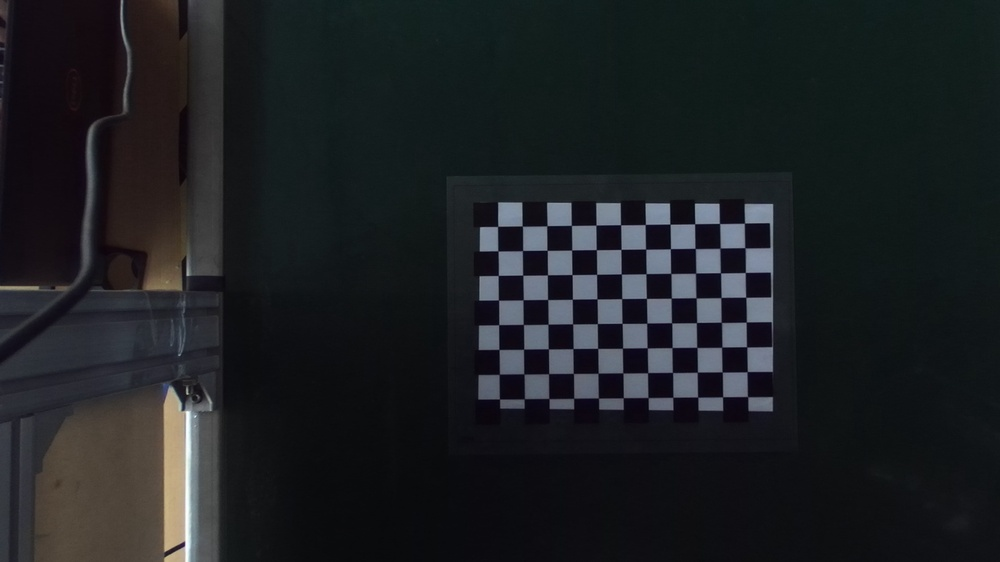
#> input picture chessimg_left.jpg, 1000 x 562 px, shrunk from 1920 x 1080 before the run, found by its file name
$ python stereo_perspective.py
#> lines starting #> are read from the running program, lines starting #| are printed output that depends on the picture; after the words box and inside, x2 and y2 are one past the last pixel; in counts of white or black regions, pixels touching at a corner belong together
# -*- coding: utf-8 -*-
"""
Created on Thu Apr 18 15:47:03 2019

@author: TOMATO
"""

import numpy as np
import cv2


ROWS=8
COLUMNS=11
SIZE=25

# [68 lines left out: function get_perspectivearr_binocular, not called in this run]


if __name__=="__main__":
    # [6 lines of commented-out code are left out]

    img_left=cv2.imread("d:/python_projects/plastic_bag/chessimg_left.jpg",-1)
#> img_left is the input picture: shape (562, 1000, 3); mean B, G, R 34.9, 32.1, 29
    img_right=cv2.imread("d:/python_projects/plastic_bag/chessimg_right.jpg",-1)
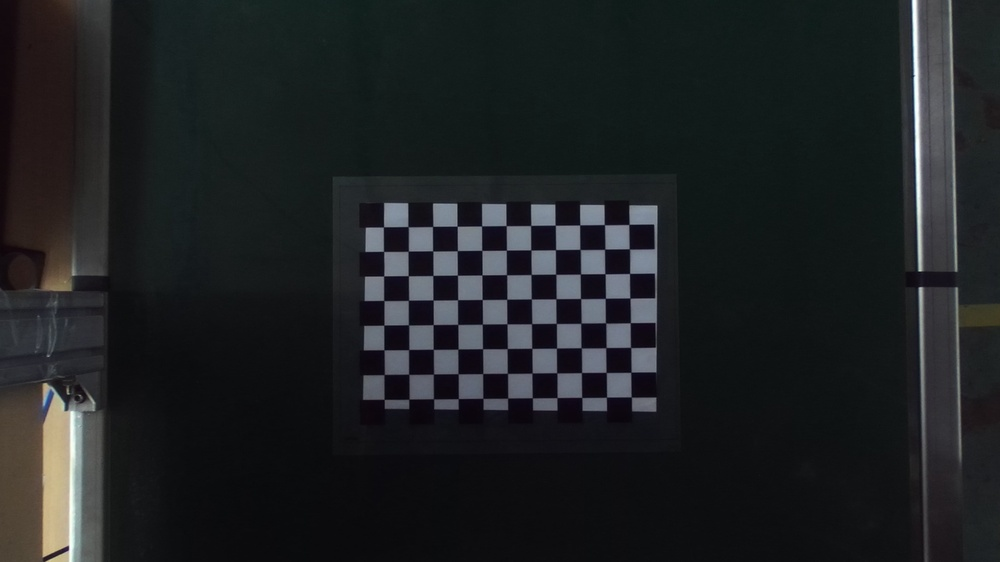
#> input picture chessimg_right.jpg, 1000 x 562 px, shrunk from 1920 x 1080 before the run, found by its file name
#> img_right is the input picture: shape (562, 1000, 3); mean B, G, R 35.2, 33.5, 30.5
    h,w,c=img_left.shape
#> h = 562; w = 1000; c = 3

    gray_left=cv2.cvtColor(img_left,cv2.COLOR_BGR2GRAY)
    gray_right=cv2.cvtColor(img_right,cv2.COLOR_BGR2GRAY)

    ret1,corners_left=cv2.findChessboardCorners(gray_left,(ROWS,COLUMNS),None)
#> ret1 = True; corners_left = 88 rows, first 8: [499.5, 399], [499.1, 374], [499, 349.4], [498.8, 324.8], [498.4, 300], [498.3, 275.5], [498, 251], [498, 226.3]
    ret2,corners_right=cv2.findChessboardCorners(gray_right,(ROWS,COLUMNS),None)
#> ret2 = True; corners_right = 88 rows, first 8: [387, 397], [384.2, 374.6], [384, 350], [384, 325], [384.2, 300.3], [383.9, 276], [384, 250.9], [383.5, 226.9]
    if ret1==ret2==True:
        #使用subPix增加点的准确度
        criteria=(cv2.TERM_CRITERIA_EPS+cv2.TERM_CRITERIA_MAX_ITER,30,0.001)
        corners_sp_left=cv2.cornerSubPix(gray_left,corners_left,(11,11),(-1,-1),criteria)
#> corners_sp_left = 88 rows, first 8: [499.2, 400.7], [499.3, 374.2], [498.9, 349.4], [498.7, 324.7], [498.4, 300.1], [498.3, 275.4], [497.9, 250.8], [497.6, 226.4]
        corners_sp_right=cv2.cornerSubPix(gray_right,corners_right,(11,11),(-1,-1),criteria)
#> corners_sp_right = 88 rows, first 8: [383.8, 400.9], [384.2, 374.5], [383.9, 349.7], [383.9, 325.1], [383.8, 300.5], [383.7, 275.9], [383.5, 251.4], [383.5, 226.9]
        corners_img_left=cv2.drawChessboardCorners(img_left,(ROWS,COLUMNS),corners_sp_left,ret1)
        cv2.namedWindow("corners_img_left",0)
        cv2.imshow("corners_img_left",corners_img_left)
        cv2.waitKey(1)
        corners_img_right=cv2.drawChessboardCorners(img_right,(ROWS,COLUMNS),corners_sp_right,ret2)
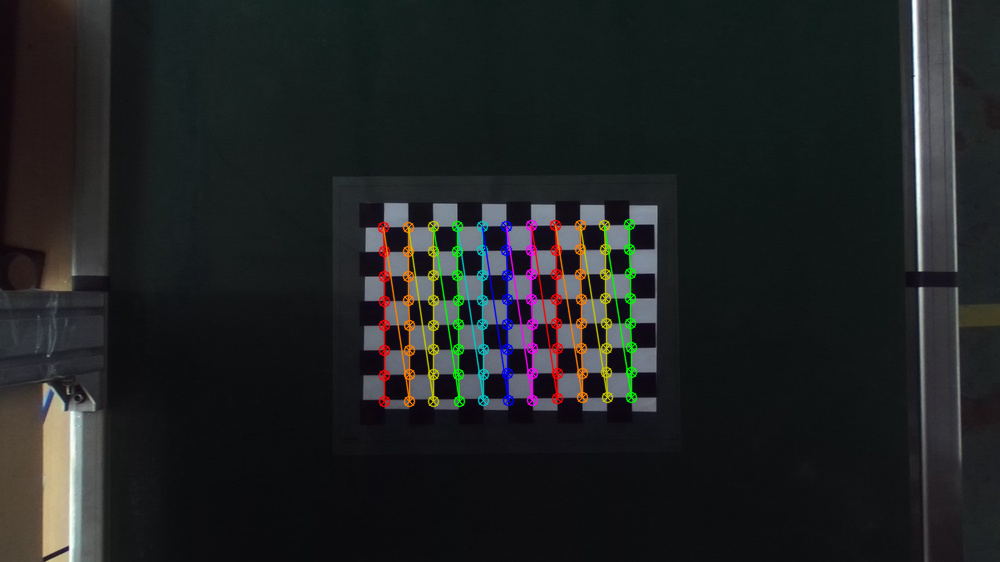
#> corners_img_right: shape (562, 1000, 3); mean B, G, R 35.1, 34.6, 32
        cv2.namedWindow("corners_img_right",0)
        cv2.imshow("corners_img_right",corners_img_right)
        cv2.waitKey(0)

        #计算投影变换的输入点，即4个角顶点
        corner_index=[0,7,-8,-1]
        src_persp_left=corners_sp_left[corner_index][:,0,:]
#> src_persp_left = [[499.2, 400.7], [497.6, 226.4], [747.6, 396.6], [744.5, 223.2]]
        src_persp_right=corners_sp_right[corner_index][:,0,:]
#> src_persp_right = [[383.8, 400.9], [383.5, 226.9], [631.3, 397], [629, 224.4]]
        for i in range(len(src_persp_left)):
            cv2.circle(corners_img_left,(int(src_persp_left[i][0]),int(src_persp_left[i][1])),8,(0,255,255),-1)
            cv2.circle(corners_img_right,(int(src_persp_right[i][0]),int(src_persp_right[i][1])),8,(0,255,255),-1)
#> this loop made 4 passes
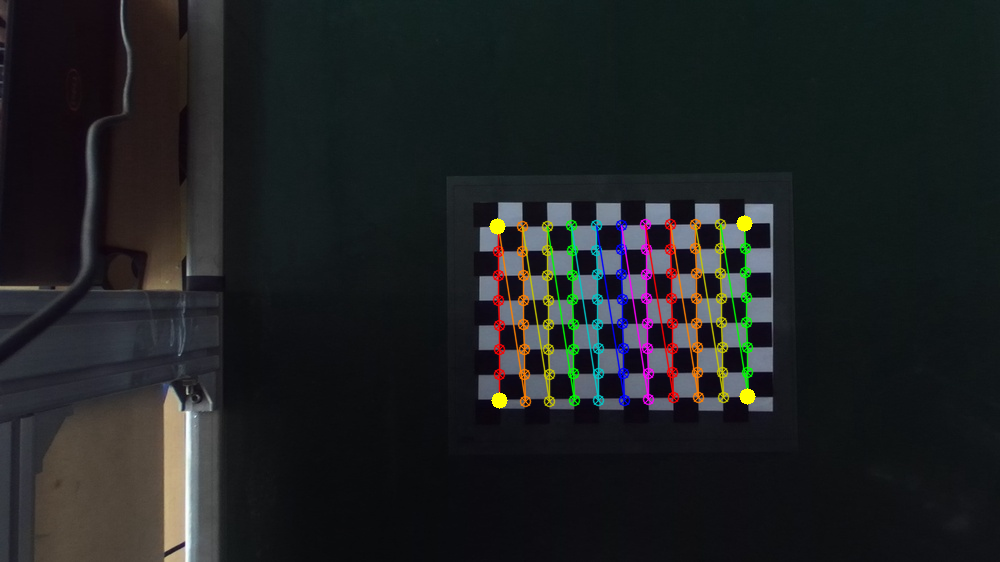
#> corners_img_left: shape (562, 1000, 3); mean B, G, R 34.6, 33.4, 30.8
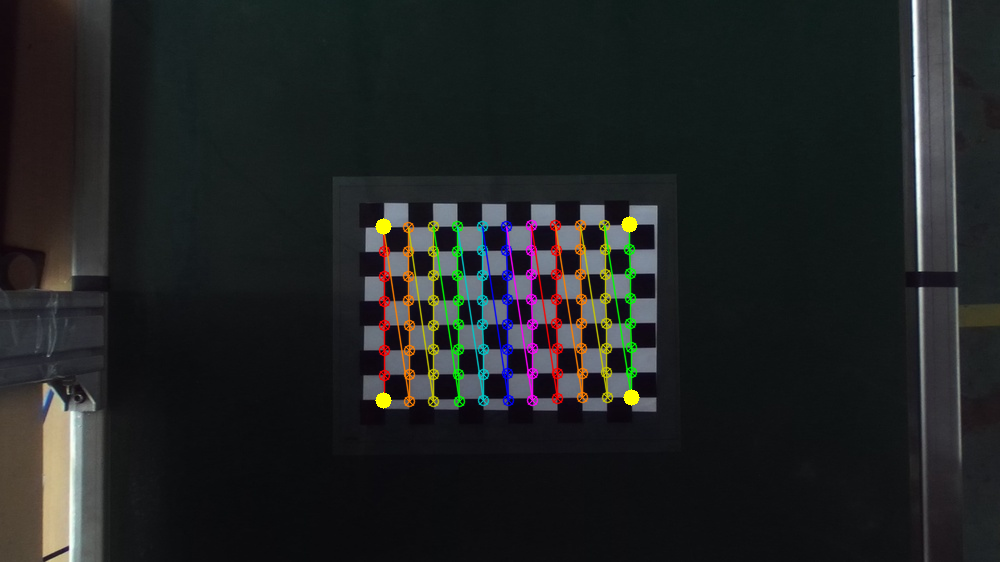
#> corners_img_right: shape (562, 1000, 3); 0.14% of pixels changed, all inside (x1, y1, x2, y2) = (375, 216, 640, 409)

        cv2.imshow("corners_img_left",corners_img_left)
        cv2.waitKey(1)
        cv2.imshow("corners_img_right",corners_img_right)
        cv2.waitKey(0)

#        vertices_disparity=src_persp_left-src_persp_right
        #计算中心点
        center_index=int((np.floor(COLUMNS/2))*ROWS+np.floor(ROWS/2))
        center_left=corners_sp_left[center_index]
#> center_left = [[621.7, 298.6]]
        center_right=corners_sp_right[center_index]
#> center_right = [[506.7, 299.3]]
        center_left_x=center_left[0,0]
#> center_left_x = 621.7
        center_right_x=center_left[0,0]
#> center_right_x = 621.7
        center_y=(center_left[0,1]+center_right[0,1])/2
#> center_y = 298.9
#        disparity_x=center_left_x-center_right_x

        cv2.circle(corners_img_left,(int(center_left[0][0]),int(center_left[0][1])),8,(0,0,255),-1)
#> corners_img_left: shape (562, 1000, 3); 0.04% of pixels changed, all inside (x1, y1, x2, y2) = (613, 290, 630, 307)
        cv2.namedWindow("corners_img_left",0)
        cv2.imshow("corners_img_left",corners_img_left)
        cv2.waitKey(1)
        cv2.circle(corners_img_right,(int(center_right[0][0]),int(center_right[0][1])),8,(0,0,255),-1)
#> corners_img_right: shape (562, 1000, 3); 0.04% of pixels changed, all inside (x1, y1, x2, y2) = (498, 291, 515, 308)
        cv2.namedWindow("corners_img_right",0)
        cv2.imshow("corners_img_right",corners_img_right)
        cv2.waitKey(0)

        #计算中心点所在列上下连线的长度，作为投影变换后的棋盘格高h_chessb
        y_min_index=int((np.floor(COLUMNS/2)+1)*ROWS-1)#
        y_min_point_left=corners_sp_left[y_min_index]
#> y_min_point_left = [[620.6, 224.7]]
        y_min_point_right=corners_sp_right[y_min_index]
#> y_min_point_right = [[506.2, 225.6]]
        y_max_index=int((np.floor(COLUMNS/2))*ROWS)#
        y_max_point_left=corners_sp_left[y_max_index]
#> y_max_point_left = [[623.5, 399.6]]
        y_max_point_right=corners_sp_right[y_max_index]
#> y_max_point_right = [[507.9, 400.1]]
        h_chessb_left=((y_max_point_left[0,0]-y_min_point_left[0,0])**2+
                       (y_max_point_left[0,1]-y_min_point_left[0,1])**2)**0.5
#> h_chessb_left = 174.9
        h_chessb_right=((y_max_point_right[0,0]-y_min_point_right[0,0])**2+
                       (y_max_point_right[0,1]-y_min_point_right[0,1])**2)**0.5
#> h_chessb_right = 174.5
        h_chessb=(h_chessb_left+h_chessb_right)/2
#> h_chessb = 174.7
        #显示标定点
        cv2.circle(corners_img_left,(int(y_min_point_left[0][0]),int(y_min_point_left[0][1])),8,(0,255,0),-1)
#> corners_img_left: shape (562, 1000, 3); mean B, G, R 34.5, 33.5, 30.8
        cv2.circle(corners_img_left,(int(y_max_point_left[0][0]),int(y_max_point_left[0][1])),8,(0,255,0),-1)
#> corners_img_left: shape (562, 1000, 3); mean B, G, R 34.5, 33.6, 30.8
        cv2.namedWindow("corners_img_left",0)
        cv2.imshow("corners_img_left",corners_img_left)
        cv2.waitKey(1)
        cv2.circle(corners_img_right,(int(y_min_point_right[0][0]),int(y_min_point_right[0][1])),8,(0,255,0),-1)
#> corners_img_right: shape (562, 1000, 3); mean B, G, R 34.9, 34.9, 32.3
        cv2.circle(corners_img_right,(int(y_max_point_right[0][0]),int(y_max_point_right[0][1])),8,(0,255,0),-1)
#> corners_img_right: shape (562, 1000, 3); mean B, G, R 34.9, 35, 32.3
        cv2.namedWindow("corners_img_right",0)
        cv2.imshow("corners_img_right",corners_img_right)
        cv2.waitKey(0)
        #计算中心点所在行左右连线的长度,作为投影变换后的棋盘格宽w_chessb
        x_min_index=int(np.floor(ROWS/2))
        x_min_point_left=corners_sp_left[x_min_index]
#> x_min_point_left = [[498.4, 300.1]]
        x_min_point_right=corners_sp_right[x_min_index]
#> x_min_point_right = [[383.8, 300.5]]
        x_max_index=int(-np.floor(ROWS/2))
        x_max_point_left=corners_sp_left[x_max_index]
#> x_max_point_left = [[745.7, 297.3]]
        x_max_point_right=corners_sp_right[x_max_index]
#> x_max_point_right = [[629.8, 298.1]]
        w_chessb_left=((x_max_point_left[0,0]-x_min_point_left[0,0])**2+
                       (x_max_point_left[0,1]-x_min_point_left[0,1])**2)**0.5
#> w_chessb_left = 247.3
        w_chessb_right=((x_max_point_right[0,0]-x_min_point_right[0,0])**2+
                       (x_max_point_right[0,1]-x_min_point_right[0,1])**2)**0.5
#> w_chessb_right = 246.1
#        w_chessb=max(w_chessb_left,w_chessb_right)
        w_chessb=(w_chessb_left+w_chessb_right)/2
#> w_chessb = 246.7

#        #显示标定点
        cv2.circle(corners_img_left,(int(x_min_point_left[0][0]),int(x_min_point_left[0][1])),8,(255,0,0),-1)
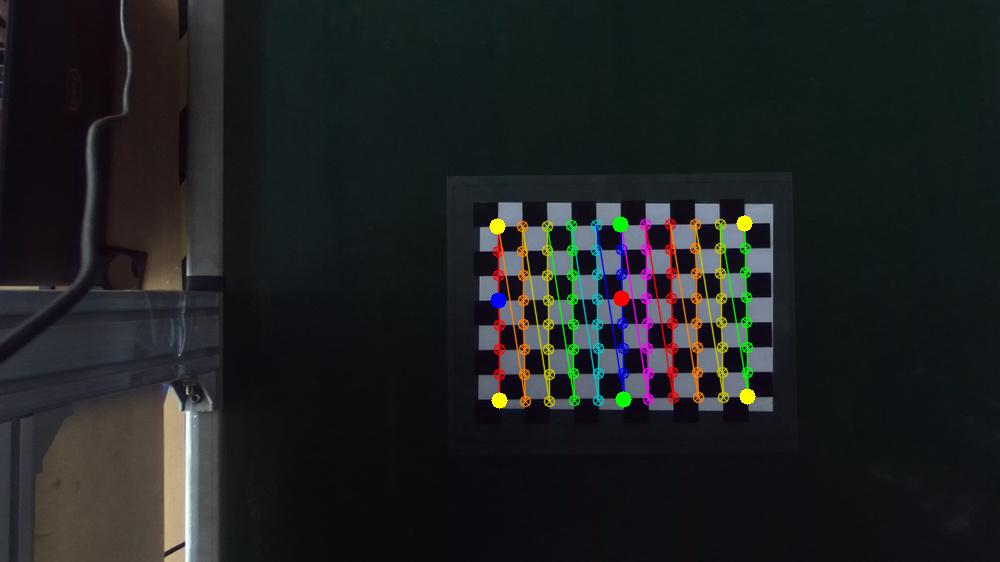
#> corners_img_left: shape (562, 1000, 3); mean B, G, R 34.5, 33.6, 30.8
        cv2.circle(corners_img_left,(int(x_max_point_left[0][0]),int(x_max_point_left[0][1])),8,(255,0,0),-1)
#> corners_img_left: shape (562, 1000, 3); 0.04% of pixels changed, all inside (x1, y1, x2, y2) = (737, 289, 754, 306)
        cv2.namedWindow("corners_img_left",0)
        cv2.imshow("corners_img_left",corners_img_left)
        cv2.waitKey(1)
        cv2.circle(corners_img_right,(int(x_min_point_right[0][0]),int(x_min_point_right[0][1])),8,(255,0,0),-1)
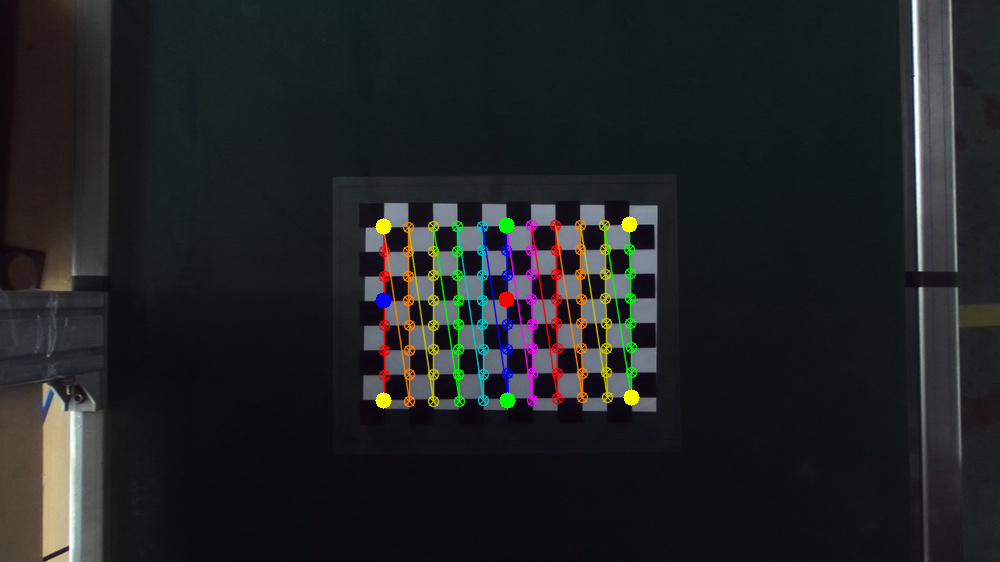
#> corners_img_right: shape (562, 1000, 3); mean B, G, R 34.9, 35, 32.2
        cv2.circle(corners_img_right,(int(x_max_point_right[0][0]),int(x_max_point_right[0][1])),8,(255,0,0),-1)
#> corners_img_right: shape (562, 1000, 3); 0.04% of pixels changed, all inside (x1, y1, x2, y2) = (621, 290, 638, 307)
        cv2.namedWindow("corners_img_right",0)
        cv2.imshow("corners_img_right",corners_img_right)
        cv2.waitKey(0)
        #预标定区域ROI
        dst_persp_left=np.array([[center_left[0,0]-w_chessb/2,center_y+h_chessb*4/7],
                                 [center_left[0,0]-w_chessb/2,center_y-h_chessb*3/7],
                                 [center_left[0,0]+w_chessb/2,center_y+h_chessb*4/7],
                                 [center_left[0,0]+w_chessb/2,center_y-h_chessb*3/7]],np.float32)
#> dst_persp_left = [[498.3, 398.8], [498.3, 224.1], [745, 398.8], [745, 224.1]]
        dst_persp_right=np.array([[center_right[0,0]-w_chessb/2,center_y+h_chessb*4/7],
                                  [center_right[0,0]-w_chessb/2,center_y-h_chessb*3/7],
                                  [center_right[0,0]+w_chessb/2,center_y+h_chessb*4/7],
                                  [center_right[0,0]+w_chessb/2,center_y-h_chessb*3/7]],np.float32)
#> dst_persp_right = [[383.4, 398.8], [383.4, 224.1], [630.1, 398.8], [630.1, 224.1]]
        persp_arr_left=cv2.getPerspectiveTransform(src_persp_left,dst_persp_left)
#> persp_arr_left = [[0.984, 0.00887, 6], [0.00894, 1.02, -10.48], [-1.87e-05, 3.57e-05, 1]]
        persp_arr_right=cv2.getPerspectiveTransform(src_persp_right,dst_persp_right)
#> persp_arr_right = [[0.983, 0.0155, 2.28], [0.00308, 1.02, -8.92], [-3.16e-05, 4.53e-05, 1]]
        persp_arr=np.array([persp_arr_left,persp_arr_right])
        np.save("persp_arr.npy",persp_arr)
        persp_img_left=cv2.warpPerspective(img_left,persp_arr_left,(w,h))#,borderValue=0
        persp_img_right=cv2.warpPerspective(img_right,persp_arr_right,(w,h))
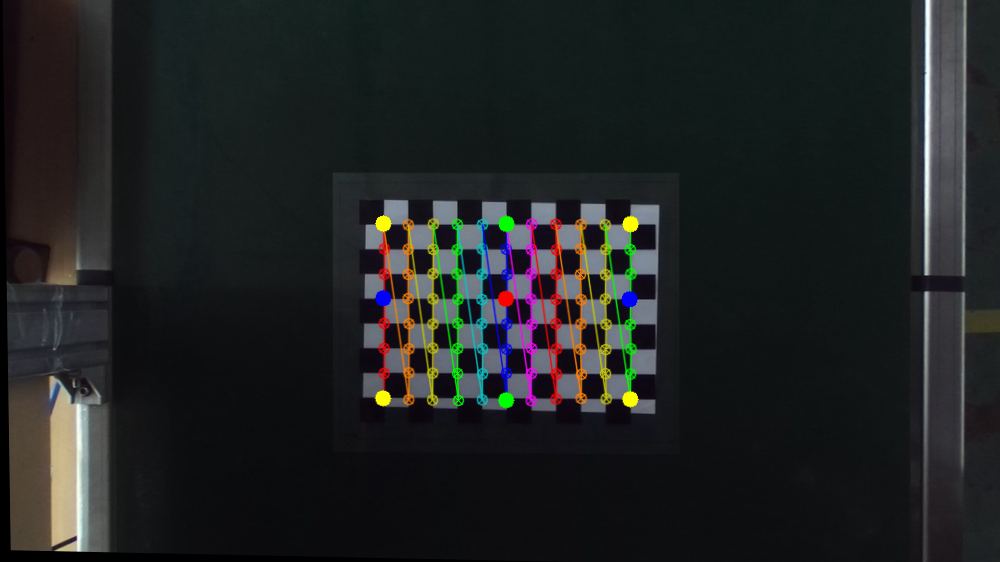
#> persp_img_right: shape (562, 1000, 3); mean B, G, R 34.7, 34.6, 31.8
        cv2.namedWindow("persp_img_left",0)
        cv2.imshow("persp_img_left",persp_img_left)
        cv2.waitKey(1)
        cv2.namedWindow("persp_img_right",0)
        cv2.imshow("persp_img_right",persp_img_right)
        cv2.waitKey(0)

        dpx=25*(COLUMNS-1)/w_chessb
#> dpx = 1.01
        dpy=25*(ROWS-1)/h_chessb
#> dpy = 1


    cv2.destroyAllWindows()
